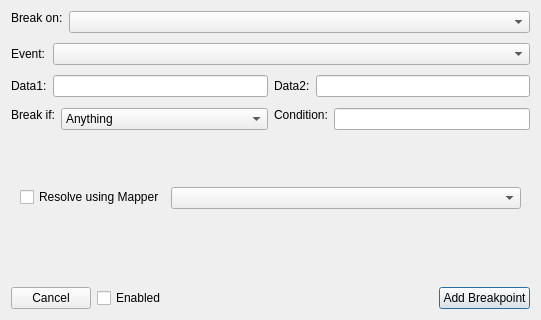
<?xml version="1.0" encoding="UTF-8"?>
<ui version="4.0">
 <class>BreakpointDialog</class>
 <widget class="QDialog" name="BreakpointDialog">
  <property name="geometry">
   <rect>
    <x>0</x>
    <y>0</y>
    <width>541</width>
    <height>320</height>
   </rect>
  </property>
  <property name="sizePolicy">
   <sizepolicy hsizetype="Preferred" vsizetype="Preferred">
    <horstretch>0</horstretch>
    <verstretch>0</verstretch>
   </sizepolicy>
  </property>
  <property name="minimumSize">
   <size>
    <width>416</width>
    <height>292</height>
   </size>
  </property>
  <property name="windowTitle">
   <string>Dialog</string>
  </property>
  <layout class="QVBoxLayout" name="verticalLayout">
   <item>
    <layout class="QFormLayout" name="formLayout">
     <property name="fieldGrowthPolicy">
      <enum>QFormLayout::ExpandingFieldsGrow</enum>
     </property>
     <property name="labelAlignment">
      <set>Qt::AlignLeading|Qt::AlignLeft|Qt::AlignVCenter</set>
     </property>
     <property name="formAlignment">
      <set>Qt::AlignJustify|Qt::AlignTop</set>
     </property>
     <property name="horizontalSpacing">
      <number>6</number>
     </property>
     <property name="verticalSpacing">
      <number>6</number>
     </property>
     <item row="0" column="0">
      <widget class="QLabel" name="label">
       <property name="sizePolicy">
        <sizepolicy hsizetype="Fixed" vsizetype="Fixed">
         <horstretch>0</horstretch>
         <verstretch>0</verstretch>
        </sizepolicy>
       </property>
       <property name="text">
        <string>Break on:</string>
       </property>
       <property name="scaledContents">
        <bool>false</bool>
       </property>
      </widget>
     </item>
     <item row="0" column="1">
      <widget class="QComboBox" name="type">
       <property name="sizePolicy">
        <sizepolicy hsizetype="Expanding" vsizetype="Fixed">
         <horstretch>0</horstretch>
         <verstretch>0</verstretch>
        </sizepolicy>
       </property>
       <property name="maxVisibleItems">
        <number>20</number>
       </property>
      </widget>
     </item>
    </layout>
   </item>
   <item>
    <widget class="QStackedWidget" name="itemWidget">
     <property name="sizePolicy">
      <sizepolicy hsizetype="Expanding" vsizetype="Minimum">
       <horstretch>0</horstretch>
       <verstretch>0</verstretch>
      </sizepolicy>
     </property>
     <property name="lineWidth">
      <number>1</number>
     </property>
     <property name="currentIndex">
      <number>2</number>
     </property>
     <widget class="QWidget" name="addrpage">
      <layout class="QGridLayout" name="gridLayout_2">
       <property name="leftMargin">
        <number>0</number>
       </property>
       <property name="topMargin">
        <number>0</number>
       </property>
       <property name="rightMargin">
        <number>0</number>
       </property>
       <property name="bottomMargin">
        <number>0</number>
       </property>
       <property name="spacing">
        <number>6</number>
       </property>
       <item row="2" column="0">
        <layout class="QFormLayout" name="formLayout_8">
         <property name="fieldGrowthPolicy">
          <enum>QFormLayout::ExpandingFieldsGrow</enum>
         </property>
         <property name="labelAlignment">
          <set>Qt::AlignLeading|Qt::AlignLeft|Qt::AlignVCenter</set>
         </property>
         <property name="formAlignment">
          <set>Qt::AlignJustify|Qt::AlignTop</set>
         </property>
         <property name="horizontalSpacing">
          <number>6</number>
         </property>
         <property name="verticalSpacing">
          <number>6</number>
         </property>
         <item row="0" column="0">
          <widget class="QLabel" name="label_3">
           <property name="sizePolicy">
            <sizepolicy hsizetype="Fixed" vsizetype="Fixed">
             <horstretch>0</horstretch>
             <verstretch>0</verstretch>
            </sizepolicy>
           </property>
           <property name="text">
            <string>Mask:</string>
           </property>
          </widget>
         </item>
         <item row="0" column="1">
          <widget class="QLineEdit" name="mask">
           <property name="sizePolicy">
            <sizepolicy hsizetype="Expanding" vsizetype="Fixed">
             <horstretch>1</horstretch>
             <verstretch>0</verstretch>
            </sizepolicy>
           </property>
          </widget>
         </item>
        </layout>
       </item>
       <item row="1" column="1">
        <layout class="QFormLayout" name="formLayout_7">
         <property name="fieldGrowthPolicy">
          <enum>QFormLayout::ExpandingFieldsGrow</enum>
         </property>
         <property name="labelAlignment">
          <set>Qt::AlignLeading|Qt::AlignLeft|Qt::AlignVCenter</set>
         </property>
         <property name="formAlignment">
          <set>Qt::AlignJustify|Qt::AlignTop</set>
         </property>
         <property name="horizontalSpacing">
          <number>6</number>
         </property>
         <property name="verticalSpacing">
          <number>6</number>
         </property>
         <item row="0" column="0">
          <widget class="QLabel" name="addr2label">
           <property name="sizePolicy">
            <sizepolicy hsizetype="Fixed" vsizetype="Fixed">
             <horstretch>0</horstretch>
             <verstretch>0</verstretch>
            </sizepolicy>
           </property>
           <property name="text">
            <string>Address 2:</string>
           </property>
          </widget>
         </item>
         <item row="0" column="1">
          <widget class="QLineEdit" name="addr2">
           <property name="sizePolicy">
            <sizepolicy hsizetype="Expanding" vsizetype="Fixed">
             <horstretch>1</horstretch>
             <verstretch>0</verstretch>
            </sizepolicy>
           </property>
           <property name="maxLength">
            <number>4</number>
           </property>
          </widget>
         </item>
        </layout>
       </item>
       <item row="2" column="1">
        <widget class="QComboBox" name="itemMaskScope">
         <property name="sizePolicy">
          <sizepolicy hsizetype="Preferred" vsizetype="Fixed">
           <horstretch>0</horstretch>
           <verstretch>0</verstretch>
          </sizepolicy>
         </property>
         <item>
          <property name="text">
           <string>Exclusive (unmasked bits 0)</string>
          </property>
         </item>
         <item>
          <property name="text">
           <string>Inclusive (unmasked bits X)</string>
          </property>
         </item>
        </widget>
       </item>
       <item row="1" column="0">
        <layout class="QFormLayout" name="formLayout_6">
         <property name="fieldGrowthPolicy">
          <enum>QFormLayout::ExpandingFieldsGrow</enum>
         </property>
         <property name="labelAlignment">
          <set>Qt::AlignLeading|Qt::AlignLeft|Qt::AlignVCenter</set>
         </property>
         <property name="formAlignment">
          <set>Qt::AlignJustify|Qt::AlignTop</set>
         </property>
         <property name="horizontalSpacing">
          <number>6</number>
         </property>
         <property name="verticalSpacing">
          <number>6</number>
         </property>
         <item row="0" column="0">
          <widget class="QLabel" name="addr1label">
           <property name="sizePolicy">
            <sizepolicy hsizetype="Fixed" vsizetype="Fixed">
             <horstretch>0</horstretch>
             <verstretch>0</verstretch>
            </sizepolicy>
           </property>
           <property name="text">
            <string>Address 1:</string>
           </property>
          </widget>
         </item>
         <item row="0" column="1">
          <widget class="QLineEdit" name="addr1">
           <property name="sizePolicy">
            <sizepolicy hsizetype="Expanding" vsizetype="Fixed">
             <horstretch>1</horstretch>
             <verstretch>0</verstretch>
            </sizepolicy>
           </property>
           <property name="maxLength">
            <number>4</number>
           </property>
          </widget>
         </item>
        </layout>
       </item>
      </layout>
     </widget>
     <widget class="QWidget" name="regpage">
      <layout class="QFormLayout" name="formLayout_2">
       <property name="fieldGrowthPolicy">
        <enum>QFormLayout::ExpandingFieldsGrow</enum>
       </property>
       <property name="labelAlignment">
        <set>Qt::AlignLeading|Qt::AlignLeft|Qt::AlignVCenter</set>
       </property>
       <property name="horizontalSpacing">
        <number>6</number>
       </property>
       <property name="verticalSpacing">
        <number>6</number>
       </property>
       <property name="leftMargin">
        <number>0</number>
       </property>
       <property name="topMargin">
        <number>0</number>
       </property>
       <property name="rightMargin">
        <number>0</number>
       </property>
       <property name="bottomMargin">
        <number>0</number>
       </property>
       <item row="0" column="0">
        <widget class="QLabel" name="registerlabel">
         <property name="sizePolicy">
          <sizepolicy hsizetype="Fixed" vsizetype="Fixed">
           <horstretch>0</horstretch>
           <verstretch>0</verstretch>
          </sizepolicy>
         </property>
         <property name="text">
          <string>Register:</string>
         </property>
        </widget>
       </item>
       <item row="0" column="1">
        <widget class="QComboBox" name="reg">
         <property name="sizePolicy">
          <sizepolicy hsizetype="Expanding" vsizetype="Fixed">
           <horstretch>1</horstretch>
           <verstretch>0</verstretch>
          </sizepolicy>
         </property>
         <property name="maxVisibleItems">
          <number>25</number>
         </property>
         <property name="sizeAdjustPolicy">
          <enum>QComboBox::AdjustToContentsOnFirstShow</enum>
         </property>
        </widget>
       </item>
       <item row="1" column="0">
        <widget class="QLabel" name="bitfieldlabel">
         <property name="sizePolicy">
          <sizepolicy hsizetype="Fixed" vsizetype="Fixed">
           <horstretch>0</horstretch>
           <verstretch>0</verstretch>
          </sizepolicy>
         </property>
         <property name="text">
          <string>Bitfield:</string>
         </property>
        </widget>
       </item>
       <item row="1" column="1">
        <widget class="QComboBox" name="bitfield">
         <property name="sizePolicy">
          <sizepolicy hsizetype="Expanding" vsizetype="Fixed">
           <horstretch>1</horstretch>
           <verstretch>0</verstretch>
          </sizepolicy>
         </property>
         <property name="sizeAdjustPolicy">
          <enum>QComboBox::AdjustToContentsOnFirstShow</enum>
         </property>
        </widget>
       </item>
      </layout>
     </widget>
     <widget class="QWidget" name="eventpage">
      <layout class="QGridLayout" name="gridLayout_4">
       <property name="leftMargin">
        <number>0</number>
       </property>
       <property name="topMargin">
        <number>0</number>
       </property>
       <property name="rightMargin">
        <number>0</number>
       </property>
       <property name="bottomMargin">
        <number>0</number>
       </property>
       <property name="spacing">
        <number>6</number>
       </property>
       <item row="0" column="0">
        <widget class="QLabel" name="label_2">
         <property name="sizePolicy">
          <sizepolicy hsizetype="Fixed" vsizetype="Fixed">
           <horstretch>0</horstretch>
           <verstretch>0</verstretch>
          </sizepolicy>
         </property>
         <property name="text">
          <string>Event:</string>
         </property>
        </widget>
       </item>
       <item row="0" column="1" colspan="3">
        <widget class="QComboBox" name="event">
         <property name="sizePolicy">
          <sizepolicy hsizetype="Preferred" vsizetype="Fixed">
           <horstretch>1</horstretch>
           <verstretch>0</verstretch>
          </sizepolicy>
         </property>
         <property name="maxVisibleItems">
          <number>100</number>
         </property>
        </widget>
       </item>
       <item row="1" column="0">
        <widget class="QLabel" name="item1label">
         <property name="sizePolicy">
          <sizepolicy hsizetype="Fixed" vsizetype="Fixed">
           <horstretch>0</horstretch>
           <verstretch>0</verstretch>
          </sizepolicy>
         </property>
         <property name="text">
          <string>Data1:</string>
         </property>
        </widget>
       </item>
       <item row="1" column="1">
        <widget class="QLineEdit" name="eventData1">
         <property name="sizePolicy">
          <sizepolicy hsizetype="Expanding" vsizetype="Fixed">
           <horstretch>1</horstretch>
           <verstretch>0</verstretch>
          </sizepolicy>
         </property>
        </widget>
       </item>
       <item row="1" column="2">
        <widget class="QLabel" name="item2label">
         <property name="sizePolicy">
          <sizepolicy hsizetype="Fixed" vsizetype="Fixed">
           <horstretch>0</horstretch>
           <verstretch>0</verstretch>
          </sizepolicy>
         </property>
         <property name="text">
          <string>Data2:</string>
         </property>
        </widget>
       </item>
       <item row="1" column="3">
        <widget class="QLineEdit" name="eventData2">
         <property name="sizePolicy">
          <sizepolicy hsizetype="Expanding" vsizetype="Fixed">
           <horstretch>1</horstretch>
           <verstretch>0</verstretch>
          </sizepolicy>
         </property>
        </widget>
       </item>
      </layout>
     </widget>
     <widget class="QWidget" name="emptypage">
      <layout class="QGridLayout" name="gridLayout_10">
       <property name="leftMargin">
        <number>0</number>
       </property>
       <property name="topMargin">
        <number>0</number>
       </property>
       <property name="rightMargin">
        <number>0</number>
       </property>
       <property name="bottomMargin">
        <number>0</number>
       </property>
       <property name="spacing">
        <number>6</number>
       </property>
      </layout>
     </widget>
    </widget>
   </item>
   <item>
    <layout class="QGridLayout" name="gridLayout_8">
     <property name="horizontalSpacing">
      <number>6</number>
     </property>
     <property name="verticalSpacing">
      <number>0</number>
     </property>
     <item row="0" column="0">
      <widget class="QStackedWidget" name="conditionWidget">
       <property name="sizePolicy">
        <sizepolicy hsizetype="Preferred" vsizetype="MinimumExpanding">
         <horstretch>0</horstretch>
         <verstretch>0</verstretch>
        </sizepolicy>
       </property>
       <property name="currentIndex">
        <number>1</number>
       </property>
       <widget class="QWidget" name="emptyCondition">
        <layout class="QGridLayout" name="gridLayout_9">
         <property name="leftMargin">
          <number>0</number>
         </property>
         <property name="topMargin">
          <number>0</number>
         </property>
         <property name="rightMargin">
          <number>0</number>
         </property>
         <property name="bottomMargin">
          <number>0</number>
         </property>
         <property name="horizontalSpacing">
          <number>6</number>
         </property>
         <property name="verticalSpacing">
          <number>0</number>
         </property>
        </layout>
       </widget>
       <widget class="QWidget" name="addrCondition">
        <layout class="QFormLayout" name="formLayout_3">
         <property name="fieldGrowthPolicy">
          <enum>QFormLayout::ExpandingFieldsGrow</enum>
         </property>
         <property name="horizontalSpacing">
          <number>6</number>
         </property>
         <property name="verticalSpacing">
          <number>0</number>
         </property>
         <property name="leftMargin">
          <number>0</number>
         </property>
         <property name="topMargin">
          <number>0</number>
         </property>
         <property name="rightMargin">
          <number>0</number>
         </property>
         <property name="bottomMargin">
          <number>0</number>
         </property>
         <item row="0" column="0">
          <widget class="QLabel" name="conditionlabel">
           <property name="sizePolicy">
            <sizepolicy hsizetype="Fixed" vsizetype="Fixed">
             <horstretch>0</horstretch>
             <verstretch>0</verstretch>
            </sizepolicy>
           </property>
           <property name="text">
            <string>Break if:</string>
           </property>
           <property name="alignment">
            <set>Qt::AlignLeading|Qt::AlignLeft|Qt::AlignVCenter</set>
           </property>
          </widget>
         </item>
         <item row="0" column="1">
          <widget class="QComboBox" name="condition">
           <property name="sizePolicy">
            <sizepolicy hsizetype="Expanding" vsizetype="Fixed">
             <horstretch>1</horstretch>
             <verstretch>0</verstretch>
            </sizepolicy>
           </property>
           <property name="sizeAdjustPolicy">
            <enum>QComboBox::AdjustToMinimumContentsLength</enum>
           </property>
           <item>
            <property name="text">
             <string>Anything</string>
            </property>
           </item>
           <item>
            <property name="text">
             <string>Equals</string>
            </property>
           </item>
           <item>
            <property name="text">
             <string>Does Not Equal</string>
            </property>
           </item>
           <item>
            <property name="text">
             <string>Is Greater Than</string>
            </property>
           </item>
           <item>
            <property name="text">
             <string>Is Less Than</string>
            </property>
           </item>
           <item>
            <property name="text">
             <string>Exclusive Mask (unmasked bits 0)</string>
            </property>
           </item>
           <item>
            <property name="text">
             <string>Inclusive Mask (unmasked bits X)</string>
            </property>
           </item>
          </widget>
         </item>
        </layout>
       </widget>
      </widget>
     </item>
     <item row="0" column="1">
      <widget class="QStackedWidget" name="dataWidget">
       <property name="sizePolicy">
        <sizepolicy hsizetype="Preferred" vsizetype="MinimumExpanding">
         <horstretch>0</horstretch>
         <verstretch>0</verstretch>
        </sizepolicy>
       </property>
       <property name="currentIndex">
        <number>1</number>
       </property>
       <widget class="QWidget" name="emptyData">
        <layout class="QGridLayout" name="gridLayout_7">
         <property name="leftMargin">
          <number>0</number>
         </property>
         <property name="topMargin">
          <number>0</number>
         </property>
         <property name="rightMargin">
          <number>0</number>
         </property>
         <property name="bottomMargin">
          <number>0</number>
         </property>
         <property name="horizontalSpacing">
          <number>6</number>
         </property>
         <property name="verticalSpacing">
          <number>0</number>
         </property>
        </layout>
       </widget>
       <widget class="QWidget" name="editData">
        <layout class="QFormLayout" name="formLayout_5">
         <property name="fieldGrowthPolicy">
          <enum>QFormLayout::ExpandingFieldsGrow</enum>
         </property>
         <property name="horizontalSpacing">
          <number>6</number>
         </property>
         <property name="verticalSpacing">
          <number>0</number>
         </property>
         <property name="leftMargin">
          <number>0</number>
         </property>
         <property name="topMargin">
          <number>0</number>
         </property>
         <property name="rightMargin">
          <number>0</number>
         </property>
         <property name="bottomMargin">
          <number>0</number>
         </property>
         <item row="0" column="0">
          <widget class="QLabel" name="data1label">
           <property name="sizePolicy">
            <sizepolicy hsizetype="Fixed" vsizetype="Fixed">
             <horstretch>0</horstretch>
             <verstretch>0</verstretch>
            </sizepolicy>
           </property>
           <property name="text">
            <string>Condition:</string>
           </property>
          </widget>
         </item>
         <item row="0" column="1">
          <widget class="QLineEdit" name="data1">
           <property name="sizePolicy">
            <sizepolicy hsizetype="Expanding" vsizetype="Fixed">
             <horstretch>1</horstretch>
             <verstretch>0</verstretch>
            </sizepolicy>
           </property>
          </widget>
         </item>
        </layout>
       </widget>
       <widget class="QWidget" name="comboData">
        <layout class="QFormLayout" name="formLayout_4">
         <property name="fieldGrowthPolicy">
          <enum>QFormLayout::ExpandingFieldsGrow</enum>
         </property>
         <property name="leftMargin">
          <number>0</number>
         </property>
         <property name="topMargin">
          <number>0</number>
         </property>
         <property name="rightMargin">
          <number>0</number>
         </property>
         <property name="bottomMargin">
          <number>0</number>
         </property>
         <item row="0" column="0">
          <widget class="QLabel" name="data2label">
           <property name="sizePolicy">
            <sizepolicy hsizetype="Fixed" vsizetype="Fixed">
             <horstretch>0</horstretch>
             <verstretch>0</verstretch>
            </sizepolicy>
           </property>
           <property name="text">
            <string>Condition:</string>
           </property>
          </widget>
         </item>
         <item row="0" column="1">
          <widget class="QComboBox" name="data2">
           <property name="sizePolicy">
            <sizepolicy hsizetype="Expanding" vsizetype="Fixed">
             <horstretch>0</horstretch>
             <verstretch>0</verstretch>
            </sizepolicy>
           </property>
           <property name="sizeAdjustPolicy">
            <enum>QComboBox::AdjustToContentsOnFirstShow</enum>
           </property>
          </widget>
         </item>
        </layout>
       </widget>
      </widget>
     </item>
    </layout>
   </item>
   <item>
    <widget class="QStackedWidget" name="resolverWidget">
     <property name="sizePolicy">
      <sizepolicy hsizetype="MinimumExpanding" vsizetype="Fixed">
       <horstretch>0</horstretch>
       <verstretch>0</verstretch>
      </sizepolicy>
     </property>
     <property name="currentIndex">
      <number>1</number>
     </property>
     <widget class="QWidget" name="emptyMap">
      <layout class="QGridLayout" name="gridLayout_11">
       <property name="spacing">
        <number>6</number>
       </property>
      </layout>
     </widget>
     <widget class="QWidget" name="useMap">
      <layout class="QFormLayout" name="formLayout_9">
       <property name="fieldGrowthPolicy">
        <enum>QFormLayout::ExpandingFieldsGrow</enum>
       </property>
       <property name="horizontalSpacing">
        <number>6</number>
       </property>
       <property name="verticalSpacing">
        <number>6</number>
       </property>
       <item row="0" column="0">
        <widget class="QCheckBox" name="resolve">
         <property name="sizePolicy">
          <sizepolicy hsizetype="MinimumExpanding" vsizetype="Fixed">
           <horstretch>0</horstretch>
           <verstretch>0</verstretch>
          </sizepolicy>
         </property>
         <property name="text">
          <string>Resolve using Mapper</string>
         </property>
        </widget>
       </item>
       <item row="0" column="1">
        <widget class="QComboBox" name="resolutions">
         <property name="sizePolicy">
          <sizepolicy hsizetype="Expanding" vsizetype="Fixed">
           <horstretch>1</horstretch>
           <verstretch>0</verstretch>
          </sizepolicy>
         </property>
        </widget>
       </item>
      </layout>
     </widget>
    </widget>
   </item>
   <item>
    <spacer name="verticalSpacer">
     <property name="orientation">
      <enum>Qt::Vertical</enum>
     </property>
     <property name="sizeHint" stdset="0">
      <size>
       <width>20</width>
       <height>40</height>
      </size>
     </property>
    </spacer>
   </item>
   <item>
    <layout class="QHBoxLayout" name="horizontalLayout" stretch="0,1,0">
     <property name="spacing">
      <number>6</number>
     </property>
     <item>
      <widget class="QPushButton" name="cancel">
       <property name="text">
        <string>Cancel</string>
       </property>
       <property name="autoDefault">
        <bool>false</bool>
       </property>
      </widget>
     </item>
     <item>
      <widget class="QCheckBox" name="enabled">
       <property name="layoutDirection">
        <enum>Qt::LeftToRight</enum>
       </property>
       <property name="text">
        <string>Enabled</string>
       </property>
      </widget>
     </item>
     <item>
      <widget class="QPushButton" name="addBreakpoint">
       <property name="text">
        <string>Add Breakpoint</string>
       </property>
       <property name="default">
        <bool>true</bool>
       </property>
      </widget>
     </item>
    </layout>
   </item>
  </layout>
 </widget>
 <tabstops>
  <tabstop>type</tabstop>
  <tabstop>bitfield</tabstop>
  <tabstop>event</tabstop>
  <tabstop>eventData1</tabstop>
  <tabstop>condition</tabstop>
  <tabstop>data2</tabstop>
  <tabstop>eventData2</tabstop>
  <tabstop>data1</tabstop>
  <tabstop>cancel</tabstop>
  <tabstop>enabled</tabstop>
  <tabstop>addBreakpoint</tabstop>
  <tabstop>resolve</tabstop>
  <tabstop>reg</tabstop>
 </tabstops>
 <resources/>
 <connections/>
</ui>
